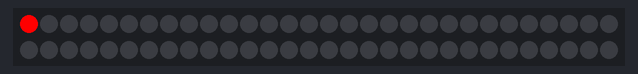
Simulated run of this sketch. Board: ATtiny85, built with avr-gcc and run on an emulated ATtiny85. On the bench: 60 RGB LEDs in strip order, left to right, continuing on the next row.

Above: at 0.16 s.
At 5.16 s:
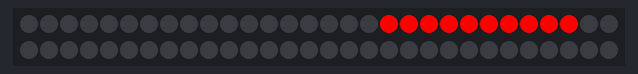
At 10.48 s:
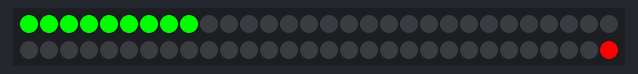
At 19.55 s:
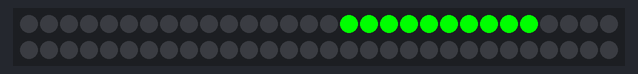
At 29.25 s:
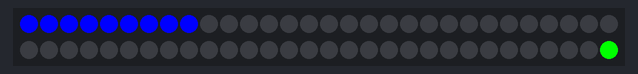
At 38.94 s:
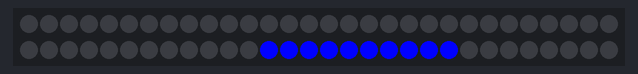

The sketch:

strandtest.ino
```cpp
// Simple strand test for Adafruit Dot Star RGB LED strip.
// This is a basic diagnostic tool, NOT a graphics demo...helps confirm
// correct wiring and tests each pixel's ability to display red, green
// and blue and to forward data down the line.  By limiting the number
// and color of LEDs, it's reasonably safe to power a couple meters off
// the Arduino's 5V pin.  DON'T try that with other code!

#include <Adafruit_DotStar.h>
// Because conditional #includes don't work w/Arduino sketches...
#include <SPI.h>         // COMMENT OUT THIS LINE FOR GEMMA OR TRINKET
//#include <avr/power.h> // ENABLE THIS LINE FOR GEMMA OR TRINKET

#define NUMPIXELS 60 // Number of LEDs in strip

// Here's how to control the LEDs from any two pins:
#define DATAPIN    11 //4
#define CLOCKPIN   13 //5
Adafruit_DotStar strip = Adafruit_DotStar(
  NUMPIXELS, DATAPIN, CLOCKPIN, DOTSTAR_BRG);
// The last parameter is optional -- this is the color data order of the
// DotStar strip, which has changed over time in different production runs.
// Your code just uses R,G,B colors, the library then reassigns as needed.
// Default is DOTSTAR_BRG, so change this if you have an earlier strip.

// Hardware SPI is a little faster, but must be wired to specific pins
// (Arduino Uno = pin 11 for data, 13 for clock, other boards are different).
//Adafruit_DotStar strip = Adafruit_DotStar(NUMPIXELS, DOTSTAR_BRG);

void setup() {

#if defined(__AVR_ATtiny85__) && (F_CPU == 16000000L)
  clock_prescale_set(clock_div_1); // Enable 16 MHz on Trinket
#endif

  strip.begin(); // Initialize pins for output
  strip.show();  // Turn all LEDs off ASAP
}

// Runs 10 LEDs at a time along strip, cycling through red, green and blue.
// This requires about 200 mA for all the 'on' pixels + 1 mA per 'off' pixel.

int      head  = 0, tail = -10; // Index of first 'on' and 'off' pixels
uint32_t color = 0xFF0000;      // 'On' color (starts red)

void loop() {

  strip.setPixelColor(head, color); // 'On' pixel at head
  strip.setPixelColor(tail, 0);     // 'Off' pixel at tail
  strip.show();                     // Refresh strip
  delay(20);                        // Pause 20 milliseconds (~50 FPS)

  if(++head >= NUMPIXELS) {         // Increment head index.  Off end of strip?
    head = 0;                       //  Yes, reset head index to start
    if((color >>= 8) == 0)          //  Next color (R->G->B) ... past blue now?
      color = 0xFF0000;             //   Yes, reset to red
  }
  if(++tail >= NUMPIXELS) tail = 0; // Increment, reset tail index
}
```
